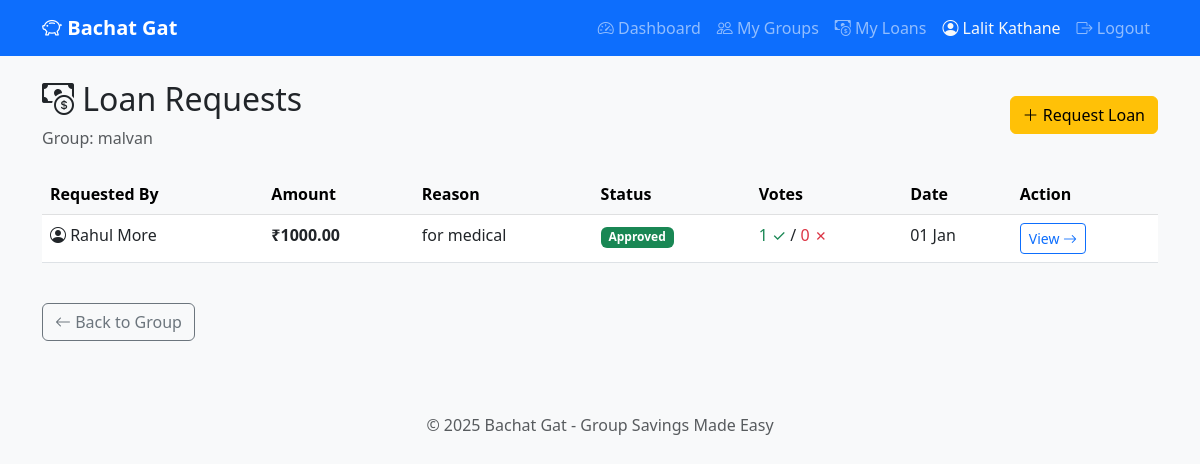
The page /groups/1/loans (signed in) on the database its author committed.
### app/models.py (models this page shows, shortened)
class User(UserMixin, db.Model):
    __tablename__ = 'users'
    id = db.Column(db.Integer, primary_key=True)
    name = db.Column(db.String(100), nullable=False)
    email = db.Column(db.String(120), unique=True, nullable=False)
    password_hash = db.Column(db.String(256), nullable=False)
    created_at = db.Column(db.DateTime, default=datetime.utcnow)
    groups_created = db.relationship('Group', backref='creator', lazy='dynamic')
    memberships = db.relationship('GroupMember', backref='user', lazy='dynamic')
    loan_requests = db.relationship('LoanRequest', backref='requester', lazy='dynamic',
                                    foreign_keys='LoanRequest.requested_by')
    approvals = db.relationship('LoanApproval', backref='approver', lazy='dynamic')
    contributions = db.relationship('MemberContribution', backref='contributor', lazy='dynamic')
    repayments = db.relationship('LoanRepayment', backref='payer', lazy='dynamic')
    transactions_created = db.relationship('WalletTransaction', backref='created_by_user', lazy='dynamic')

class Group(db.Model):
    __tablename__ = 'groups'
    id = db.Column(db.Integer, primary_key=True)
    name = db.Column(db.String(100), nullable=False)
    description = db.Column(db.String(500))
    created_by = db.Column(db.Integer, db.ForeignKey('users.id'), nullable=False)
    created_at = db.Column(db.DateTime, default=datetime.utcnow)
    members = db.relationship('GroupMember', backref='group', lazy='dynamic',
                              cascade='all, delete-orphan')
    loan_requests = db.relationship('LoanRequest', backref='group', lazy='dynamic',
                                    cascade='all, delete-orphan')
    wallet = db.relationship('GroupWallet', backref='group', uselist=False,
                             cascade='all, delete-orphan')
    def is_member(self, user):
        return self.members.filter_by(user_id=user.id).first() is not None

class LoanRequest(db.Model):
    __tablename__ = 'loan_requests'
    id = db.Column(db.Integer, primary_key=True)
    group_id = db.Column(db.Integer, db.ForeignKey('groups.id'), nullable=False)
    requested_by = db.Column(db.Integer, db.ForeignKey('users.id'), nullable=False)
    amount = db.Column(db.Float, nullable=False)
    reason = db.Column(db.String(500), nullable=False)
    status = db.Column(db.String(20), default='pending')
    approved_amount = db.Column(db.Float, nullable=True)
    disbursed_at = db.Column(db.DateTime, nullable=True)
    total_repaid = db.Column(db.Float, default=0.0, nullable=False)
    is_fully_repaid = db.Column(db.Boolean, default=False, nullable=False)
    created_at = db.Column(db.DateTime, default=datetime.utcnow)
    approvals = db.relationship('LoanApproval', backref='loan_request', lazy='dynamic',
                                cascade='all, delete-orphan')
    repayments = db.relationship('LoanRepayment', backref='loan', lazy='dynamic',
                                 cascade='all, delete-orphan')
    def get_approval_count(self):
        return self.approvals.filter_by(approved=True).count()
    def get_rejection_count(self):
        return self.approvals.filter_by(approved=False).count()

### app/routes/loans.py (the view)
@loans_bp.route('/groups/<int:group_id>/loans')
@login_required
def list_loans(group_id):
    group = Group.query.get_or_404(group_id)
    if not group.is_member(current_user):
        flash('You are not a member of this group!', 'danger')
        return redirect(url_for('groups.list_groups'))
    loans = LoanRequest.query.filter_by(group_id=group_id).order_by(
        LoanRequest.created_at.desc()
    ).all()
    return render_template('loans/list.html', group=group, loans=loans)

### app/__init__.py (called while the page is built)
def create_app():
    app = Flask(__name__)
    app.config.from_object(Config)
    db.init_app(app)
    login_manager.init_app(app)
    from app.models import User
    @login_manager.user_loader
    def load_user(user_id):
        return User.query.get(int(user_id))
    from app.routes.auth import auth_bp
    from app.routes.groups import groups_bp
    from app.routes.loans import loans_bp
    from app.routes.wallet import wallet_bp
    app.register_blueprint(auth_bp)
    app.register_blueprint(groups_bp)
    app.register_blueprint(loans_bp)
    app.register_blueprint(wallet_bp)
    with app.app_context():
        db.create_all()
        print("✅ Database tables created!")
    return app

### app/templates/loans/list.html (shortened to what this page needs)
{% extends 'base.html' %}
{% block content %}
<div class="d-flex justify-content-between align-items-center mb-4">
    <div>
        <h2><i class="bi bi-cash-coin"></i> Loan Requests</h2>
        <p class="text-muted mb-0">Group: {{ group.name }}</p>
    </div>
    <a href="{{ url_for('loans.create_loan', group_id=group.id) }}" class="btn btn-warning">
        <i class="bi bi-plus-lg"></i> Request Loan
    </a>
</div>
{% if loans %}
    <div class="table-responsive">
        <table class="table table-hover">
            <thead class="table-light">
                <tr>
                    <th>Requested By</th>
                    <th>Amount</th>
                    <th>Reason</th>
                    <th>Status</th>
                    <th>Votes</th>
                    <th>Date</th>
                    <th>Action</th>
                </tr>
            </thead>
            <tbody>
                {% for loan in loans %}
                <tr>
                    <td>
                        <i class="bi bi-person-circle"></i>
                        {{ loan.requester.name }}
                    </td>
                    <td><strong>₹{{ "%.2f"|format(loan.amount) }}</strong></td>
                    <td>{{ loan.reason[:50] }}{% if loan.reason|length > 50 %}...{% endif %}</td>
                    <td>
                        {% if loan.status == 'pending' %}
                            <span class="badge bg-warning text-dark">Pending</span>
                        {% elif loan.status == 'approved' %}
                            <span class="badge bg-success">Approved</span>
                        {% else %}
                            <span class="badge bg-danger">Rejected</span>
                        {% endif %}
                    </td>
                    <td>
                        <span class="text-success">{{ loan.get_approval_count() }} ✓</span> /
                        <span class="text-danger">{{ loan.get_rejection_count() }} ✗</span>
                    </td>
                    <td>{{ loan.created_at.strftime('%d %b') }}</td>
                    <td>
                        <a href="{{ url_for('loans.view_loan', loan_id=loan.id) }}"
                           class="btn btn-sm btn-outline-primary">
                            View <i class="bi bi-arrow-right"></i>
                        </a>
                    </td>
                </tr>
                {% endfor %}
            </tbody>
        </table>
    </div>
{% endif %}
<div class="mt-4">
    <a href="{{ url_for('groups.view_group', group_id=group.id) }}" class="btn btn-outline-secondary">
        <i class="bi bi-arrow-left"></i> Back to Group
    </a>
</div>
{% endblock %}

### app/templates/base.html (shortened to what this page needs)
<!DOCTYPE html>
<html lang="en">
<head>
    <link href="https://cdn.jsdelivr.net/npm/bootstrap@5.3.0/dist/css/bootstrap.min.css" rel="stylesheet">
    <link href="https://cdn.jsdelivr.net/npm/bootstrap-icons@1.10.0/font/bootstrap-icons.css" rel="stylesheet">
</head>
<body>
    <nav class="navbar navbar-expand-lg navbar-dark bg-primary">
        <div class="container">
            <a class="navbar-brand" href="{{ url_for('auth.home') }}">
                <i class="bi bi-piggy-bank"></i> Bachat Gat
            </a>
            <div class="collapse navbar-collapse" id="navbarNav">
                <ul class="navbar-nav ms-auto">
                    {% if current_user.is_authenticated %}
                        <li class="nav-item">
                            <a class="nav-link" href="{{ url_for('auth.dashboard') }}">
                                <i class="bi bi-speedometer2"></i> Dashboard
                            </a>
                        </li>
                        <li class="nav-item">
                            <a class="nav-link" href="{{ url_for('groups.list_groups') }}">
                                <i class="bi bi-people"></i> My Groups
                            </a>
                        </li>
                        <li class="nav-item">
                            <a class="nav-link" href="{{ url_for('loans.my_loans') }}">
                                <i class="bi bi-cash-coin"></i> My Loans
                            </a>
                        </li>
                        <li class="nav-item">
                            <span class="nav-link text-light">
                                <i class="bi bi-person-circle"></i> {{ current_user.name }}
                            </span>
                        </li>
                        <li class="nav-item">
                            <a class="nav-link" href="{{ url_for('auth.logout') }}">
                                <i class="bi bi-box-arrow-right"></i> Logout
                            </a>
                        </li>
                    {% endif %}
                </ul>
            </div>
        </div>
    </nav>
    <main class="container mt-4">
        {% block content %}{% endblock %}
    </main>
    <footer class="text-center py-4 mt-5">
        <p class="text-muted">&copy; 2025 Bachat Gat - Group Savings Made Easy</p>
    </footer>
</body>
</html>

### app/templates/base.html (style rules this page uses)
body { background-color: #f8f9fa; }
.navbar-brand { font-weight: bold; }

### rows shown on the page
User: name "Lalit Kathane"
Group: name "malvan"
LoanRequest: requester.name "Rahul More", amount "1000.00", reason "for medical", status "Approved", get_approval_count "1", get_rejection_count "0", created_at "01 Jan"
